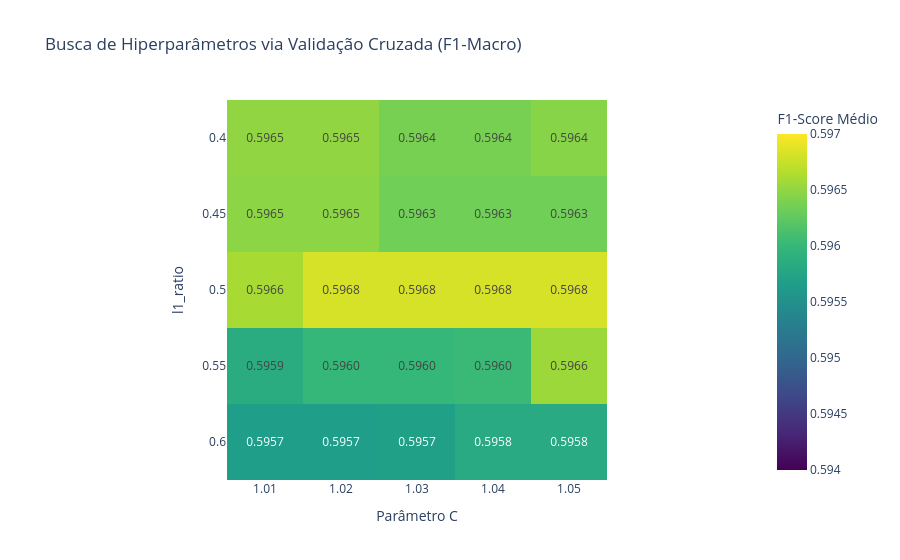

Notebook code for this chart:
### Code cell
# 3. Plot do Heatmap da Busca de Hiperparâmetros
fig_heatmap = lr.plot_cv_hyperparameters_heatmap(cv_results, 0.594, 0.597)
fig_heatmap.show()

### Figure 1 — Plotly figure (JSON) as saved in the notebook; plotly's stock layout.template omitted (floating-point values rounded to 4 significant figures)
{"data": [{"coloraxis": "coloraxis", "hovertemplate": "Parâmetro C: %{x}<br>l1_ratio: %{y}<br>F1-Score Médio: %{z}<extra></extra>", "name": "0", "texttemplate": "%{z:.4f}", "type": "heatmap", "x": ["1.01", "1.02", "1.03", "1.04", "1.05"], "xaxis": "x", "y": ["0.4", "0.45", "0.5", "0.55", "0.6"], "yaxis": "y", "z": [[0.5965, 0.5965, 0.5964, 0.5964, 0.5964], [0.5965, 0.5965, 0.5963, 0.5963, 0.5963], [0.5966, 0.5968, 0.5968, 0.5968, 0.5968], [0.5959, 0.596, 0.596, 0.596, 0.5966], [0.5957, 0.5957, 0.5957, 0.5958, 0.5958]]}], "layout": {"coloraxis": {"autocolorscale": false, "cmax": 0.597, "cmin": 0.594, "colorbar": {"title": {"text": "F1-Score Médio"}}, "colorscale": [[0, "#440154"], [0.1111, "#482878"], [0.2222, "#3e4989"], [0.3333, "#31688e"], [0.4444, "#26828e"], [0.5556, "#1f9e89"], [0.6667, "#35b779"], [0.7778, "#6ece58"], [0.8889, "#b5de2b"], [1, "#fde725"]]}, "title": {"text": "Busca de Hiperparâmetros via Validação Cruzada (F1-Macro)"}, "xaxis": {"anchor": "y", "constrain": "domain", "domain": [0, 1], "scaleanchor": "y", "title": {"text": "Parâmetro C"}}, "yaxis": {"anchor": "x", "autorange": "reversed", "constrain": "domain", "domain": [0, 1], "title": {"text": "l1_ratio"}}}}
